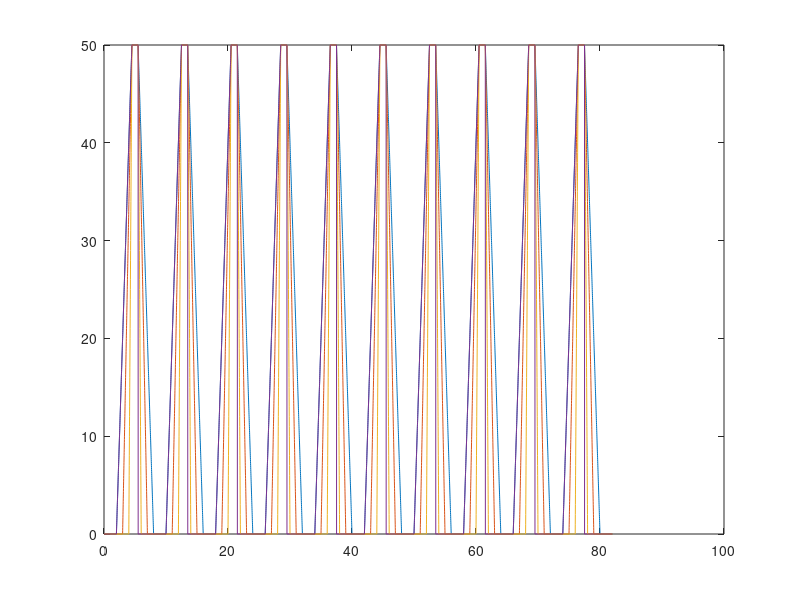

This figure's MATLAB source: (Note: this script raises an error after producing the figure.)
close all; clc

fsnew = 100; 
tnew = 0:(1/fsnew):82;

% target
r = [20 33.33333 100 20];
ti = [2 4.5 5.5 8;
      3 4.5 5.5 7;
      4 4.5 5.5 6;
      2 4.5 5.5 8];

for j = 1:4
    
    Target = zeros(sum(tnew < 8),1);
    Target(tnew < ti(j,1)) = 0;
    Target(tnew > ti(j,1) & tnew < ti(j,2)) = r(j)*tnew(tnew > ti(j,1) & tnew < ti(j,2)) - ti(j,1)*r(j);
    Target(tnew >= ti(j,2) & tnew <= ti(j,3)) = 50;
    Target(tnew > ti(j,3) & tnew < ti(j,4)) = -r(j)*tnew(tnew > ti(j,3) & tnew < ti(j,4)) + ti(j,4)*r(j);

    if j == 4
        Target(tnew > ti(j,3) & tnew < 8) = 0;
    end
    
    rampTarget(j,:) = [repmat(Target,10,1); zeros(201,1)]';
end

plot(tnew, rampTarget);

cd([mainfolder, 'RUB_ultrasound_study\data\torque'])
save('RampTarget.mat')